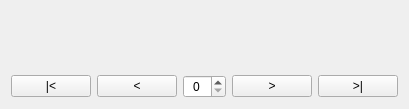
<?xml version="1.0" encoding="UTF-8"?>
<ui version="4.0">
 <class>PGN_PlayerControl</class>
 <widget class="QWidget" name="PGN_PlayerControl">
  <property name="geometry">
   <rect>
    <x>0</x>
    <y>0</y>
    <width>409</width>
    <height>107</height>
   </rect>
  </property>
  <property name="windowTitle">
   <string>Form</string>
  </property>
  <layout class="QVBoxLayout" name="verticalLayout">
   <item>
    <widget class="QLabel" name="lbl_title">
     <property name="font">
      <font>
       <pointsize>12</pointsize>
       <weight>75</weight>
       <bold>true</bold>
      </font>
     </property>
     <property name="text">
      <string/>
     </property>
     <property name="alignment">
      <set>Qt::AlignCenter</set>
     </property>
    </widget>
   </item>
   <item>
    <widget class="QLabel" name="lbl_date">
     <property name="text">
      <string/>
     </property>
    </widget>
   </item>
   <item>
    <widget class="QLabel" name="lbl_result">
     <property name="text">
      <string/>
     </property>
    </widget>
   </item>
   <item>
    <widget class="QWidget" name="widget" native="true">
     <property name="sizePolicy">
      <sizepolicy hsizetype="Preferred" vsizetype="Preferred">
       <horstretch>0</horstretch>
       <verstretch>0</verstretch>
      </sizepolicy>
     </property>
     <layout class="QHBoxLayout" name="horizontalLayout">
      <property name="leftMargin">
       <number>0</number>
      </property>
      <property name="topMargin">
       <number>0</number>
      </property>
      <property name="rightMargin">
       <number>0</number>
      </property>
      <property name="bottomMargin">
       <number>0</number>
      </property>
      <item>
       <widget class="QPushButton" name="btn_first">
        <property name="toolTip">
         <string>First Move</string>
        </property>
        <property name="text">
         <string>|&lt;</string>
        </property>
       </widget>
      </item>
      <item>
       <widget class="QPushButton" name="btn_prev">
        <property name="font">
         <font>
          <weight>50</weight>
          <bold>false</bold>
         </font>
        </property>
        <property name="toolTip">
         <string>Previous Move</string>
        </property>
        <property name="text">
         <string>&lt;</string>
        </property>
       </widget>
      </item>
      <item>
       <widget class="QSpinBox" name="spin_moveNumber">
        <property name="sizePolicy">
         <sizepolicy hsizetype="Minimum" vsizetype="Fixed">
          <horstretch>0</horstretch>
          <verstretch>0</verstretch>
         </sizepolicy>
        </property>
        <property name="toolTip">
         <string>Select Move Number</string>
        </property>
        <property name="alignment">
         <set>Qt::AlignCenter</set>
        </property>
       </widget>
      </item>
      <item>
       <widget class="QPushButton" name="btn_next">
        <property name="font">
         <font>
          <weight>50</weight>
          <bold>false</bold>
         </font>
        </property>
        <property name="toolTip">
         <string>Next Move</string>
        </property>
        <property name="text">
         <string>&gt;</string>
        </property>
       </widget>
      </item>
      <item>
       <widget class="QPushButton" name="btn_last">
        <property name="toolTip">
         <string>Last Move</string>
        </property>
        <property name="text">
         <string>&gt;|</string>
        </property>
       </widget>
      </item>
     </layout>
    </widget>
   </item>
  </layout>
 </widget>
 <resources/>
 <connections>
  <connection>
   <sender>btn_first</sender>
   <signal>released()</signal>
   <receiver>PGN_PlayerControl</receiver>
   <slot>GotoFirst()</slot>
   <hints>
    <hint type="sourcelabel">
     <x>57</x>
     <y>85</y>
    </hint>
    <hint type="destinationlabel">
     <x>2</x>
     <y>75</y>
    </hint>
   </hints>
  </connection>
  <connection>
   <sender>btn_prev</sender>
   <signal>released()</signal>
   <receiver>PGN_PlayerControl</receiver>
   <slot>GotoPrevious()</slot>
   <hints>
    <hint type="sourcelabel">
     <x>154</x>
     <y>85</y>
    </hint>
    <hint type="destinationlabel">
     <x>90</x>
     <y>97</y>
    </hint>
   </hints>
  </connection>
  <connection>
   <sender>btn_next</sender>
   <signal>released()</signal>
   <receiver>PGN_PlayerControl</receiver>
   <slot>GotoNext()</slot>
   <hints>
    <hint type="sourcelabel">
     <x>258</x>
     <y>78</y>
    </hint>
    <hint type="destinationlabel">
     <x>293</x>
     <y>98</y>
    </hint>
   </hints>
  </connection>
  <connection>
   <sender>btn_last</sender>
   <signal>released()</signal>
   <receiver>PGN_PlayerControl</receiver>
   <slot>GotoLast()</slot>
   <hints>
    <hint type="sourcelabel">
     <x>357</x>
     <y>80</y>
    </hint>
    <hint type="destinationlabel">
     <x>382</x>
     <y>98</y>
    </hint>
   </hints>
  </connection>
  <connection>
   <sender>spin_moveNumber</sender>
   <signal>valueChanged(int)</signal>
   <receiver>PGN_PlayerControl</receiver>
   <slot>GotoIndex(int)</slot>
   <hints>
    <hint type="sourcelabel">
     <x>210</x>
     <y>82</y>
    </hint>
    <hint type="destinationlabel">
     <x>184</x>
     <y>99</y>
    </hint>
   </hints>
  </connection>
 </connections>
 <slots>
  <slot>GotoFirst()</slot>
  <slot>GotoLast()</slot>
  <slot>GotoNext()</slot>
  <slot>GotoPrevious()</slot>
  <slot>GotoIndex(int)</slot>
 </slots>
</ui>
